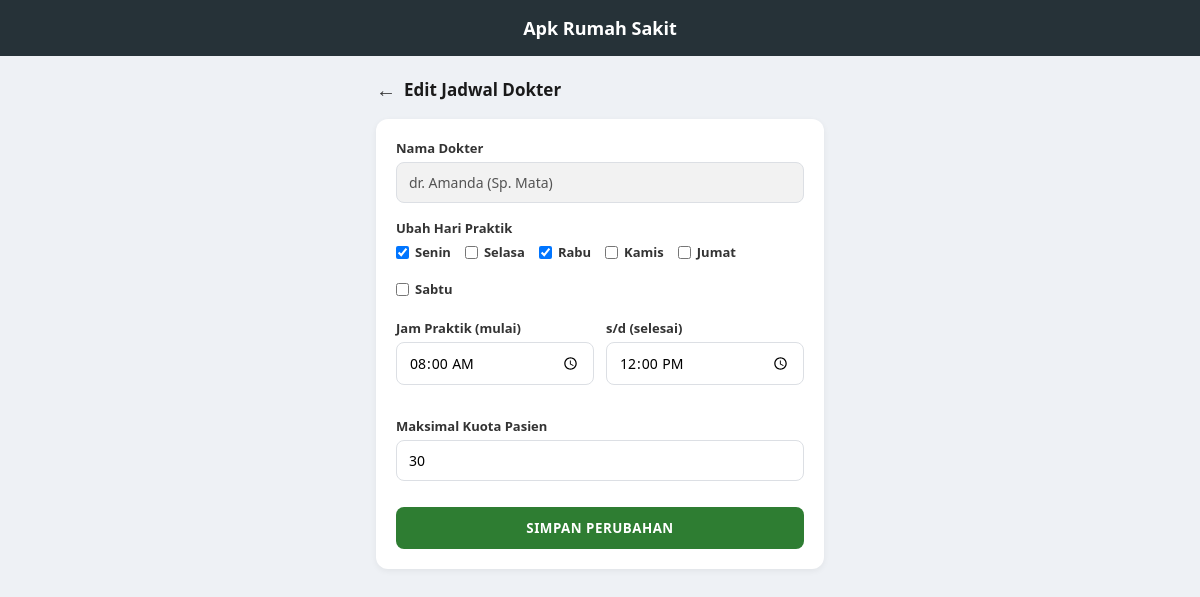
The page /edit_jadwal.php?id=1 (signed in) on the database its author committed.
### tables this page shows
CREATE TABLE IF NOT EXISTS tb_jadwal (
    id INT AUTO_INCREMENT PRIMARY KEY,
    dokter_id INT NOT NULL,
    hari_praktik VARCHAR(100) NOT NULL,       
    jam_mulai TIME NOT NULL,
    jam_selesai TIME NOT NULL,
    kuota_pasien INT DEFAULT 20,
    created_at TIMESTAMP DEFAULT CURRENT_TIMESTAMP,
    FOREIGN KEY (dokter_id) REFERENCES tb_dokter(id) ON DELETE CASCADE
);

CREATE TABLE IF NOT EXISTS tb_dokter (
    id INT AUTO_INCREMENT PRIMARY KEY,
    nama_dokter VARCHAR(100) NOT NULL,
    spesialisasi VARCHAR(100),
    email VARCHAR(100),
    no_telp VARCHAR(20),
    alamat VARCHAR(255),
    created_at TIMESTAMP DEFAULT CURRENT_TIMESTAMP
);

### edit_jadwal.php (the view, shortened to what this page needs)
<?php
require_once "koneksi.php";
$id = (int) $_GET['id'];
$query = mysqli_query($koneksi, "SELECT j.*, d.nama_dokter, d.spesialisasi
                                  FROM tb_jadwal j
                                  JOIN tb_dokter d ON j.dokter_id = d.id
                                  WHERE j.id = $id");
$jadwal = mysqli_fetch_assoc($query);
$hariAktif = explode(',', $jadwal['hari_praktik']);
$hariList = ['Senin','Selasa','Rabu','Kamis','Jumat','Sabtu'];
?>
<!DOCTYPE html>
<html lang="id">
<head>
    <link rel="stylesheet" href="assets/style.css">
</head>
<body>
    <div class="topbar">Apk Rumah Sakit</div>
    <div class="main-container">
        <div class="page-header">
            <a href="jadwal_dokter.php" class="back-link">&larr;</a>
            <h2>Edit Jadwal Dokter</h2>
        </div>
        <div class="form-card">
            <form action="proses_edit_jadwal.php" method="POST">
                <div class="form-group">
                    <label>Nama Dokter</label>
                    <input type="text" value="<?= htmlspecialchars($jadwal['nama_dokter']) ?> (Sp. <?= htmlspecialchars($jadwal['spesialisasi']) ?>)" disabled
                           style="background:#f2f2f2;">
                </div>
                <div class="form-group">
                    <label>Ubah Hari Praktik</label>
                    <div class="checkbox-group">
                        <?php foreach ($hariList as $h): ?>
                            <label>
                                <input type="checkbox" name="hari[]" value="<?= $h ?>"
                                    <?= in_array($h, $hariAktif) ? 'checked' : '' ?>> <?= $h ?>
                            </label>
                        <?php endforeach; ?>
                    </div>
                </div>
                <div class="form-group two-col">
                    <div class="form-group">
                        <label>Jam Praktik (mulai)</label>
                        <input type="time" name="jam_mulai" value="<?= substr($jadwal['jam_mulai'],0,5) ?>" required>
                    </div>
                    <div class="form-group">
                        <label>s/d (selesai)</label>
                        <input type="time" name="jam_selesai" value="<?= substr($jadwal['jam_selesai'],0,5) ?>" required>
                    </div>
                </div>
                <div class="form-group">
                    <label>Maksimal Kuota Pasien</label>
                    <input type="number" name="kuota_pasien" value="<?= $jadwal['kuota_pasien'] ?>" min="1" required>
                </div>
                <button type="submit" class="btn-simpan">SIMPAN PERUBAHAN</button>
            </form>
        </div>
    </div>
</body>
</html>

### assets/style.css (style rules this page uses)
* { margin: 0; padding: 0; box-sizing: border-box; font-family: 'Segoe UI', Arial, sans-serif; }
body { background: #eef1f5; min-height: 100vh; }
.form-group { text-align: left; margin-bottom: 16px; }
.form-group label { font-size: 13px; color: #444; display: block; margin-bottom: 5px; }
.form-group input { width: 100%; padding: 10px 12px; border: 1px solid #dcdfe4; border-radius: 8px; font-size: 14px; outline: none; }
.topbar { background: #263238; color: #fff; padding: 16px 20px; text-align: center; font-size: 18px; font-weight: 600; position: relative; }
.main-container { max-width: 480px; margin: 0 auto; padding: 20px 16px 60px 16px; }
.page-header { display: flex; align-items: center; justify-content: space-between; margin-bottom: 16px; }
.page-header .back-link { color: #333; text-decoration: none; font-size: 20px; margin-right: 8px; }
.page-header h2 { font-size: 17px; flex-grow: 1; color: #1a1a1a; }
.form-card { background: #fff; border-radius: 12px; padding: 20px; box-shadow: 0 2px 6px rgba(0,0,0,0.06); }
.form-card .form-group label { font-weight: 600; color: #333; }
.btn-simpan { width: 100%; background: #2e7d32; color: #fff; border: none; padding: 12px; border-radius: 8px; font-weight: 700; letter-spacing: 0.5px; cursor: pointer; margin-top: 10px; }
.radio-group, .checkbox-group { display: flex; flex-wrap: wrap; gap: 14px; margin-top: 6px; }
.radio-group label, .checkbox-group label { display: flex; align-items: center; gap: 6px; font-size: 13px; color: #333; font-weight: normal; }
.two-col { display: flex; gap: 12px; }
.two-col .form-group { flex: 1; }

### rows shown on the page
tb_jadwal: dokter.spesialisasi "dr. Amanda (Sp. Mata)", hari_praktik "☑", jam_mulai "08:00", jam_selesai "12:00", kuota_pasien "30"

### other values the page prints
$h "Senin"
$h "Selasa"
$h "Rabu"
$h "Kamis"
$h "Jumat"
$h "Sabtu"
